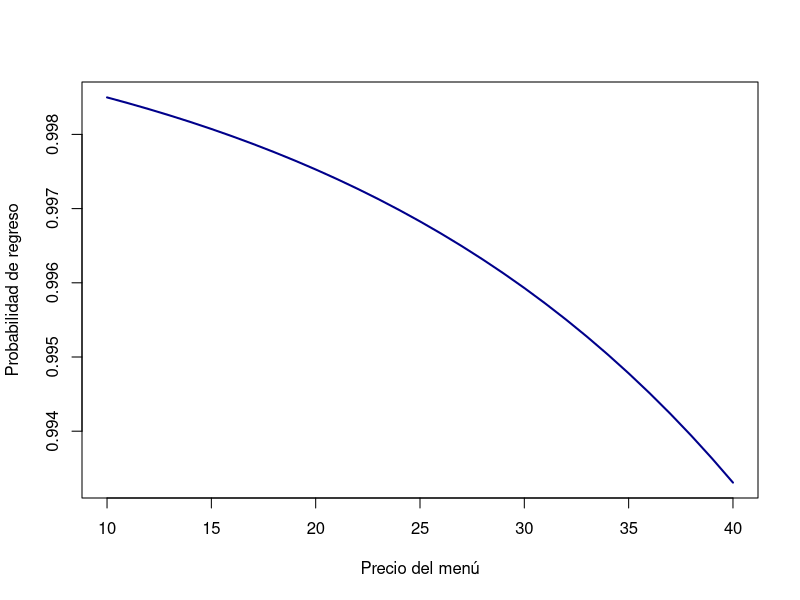

Reproduce this figure in R.
## ---- chunk 1
#| label: ejemplo-logit
#| fig-cap: "Curva logística: probabilidad de que un cliente regrese según el precio"
#| echo: false

precio <- seq(10,40,1)
prob <- 1/(1+exp(-(2 -0.05*precio + 0.01*500)))
plot(precio, prob, type="l", lwd=2, col="darkblue",
     xlab="Precio del menú", ylab="Probabilidad de regreso")
